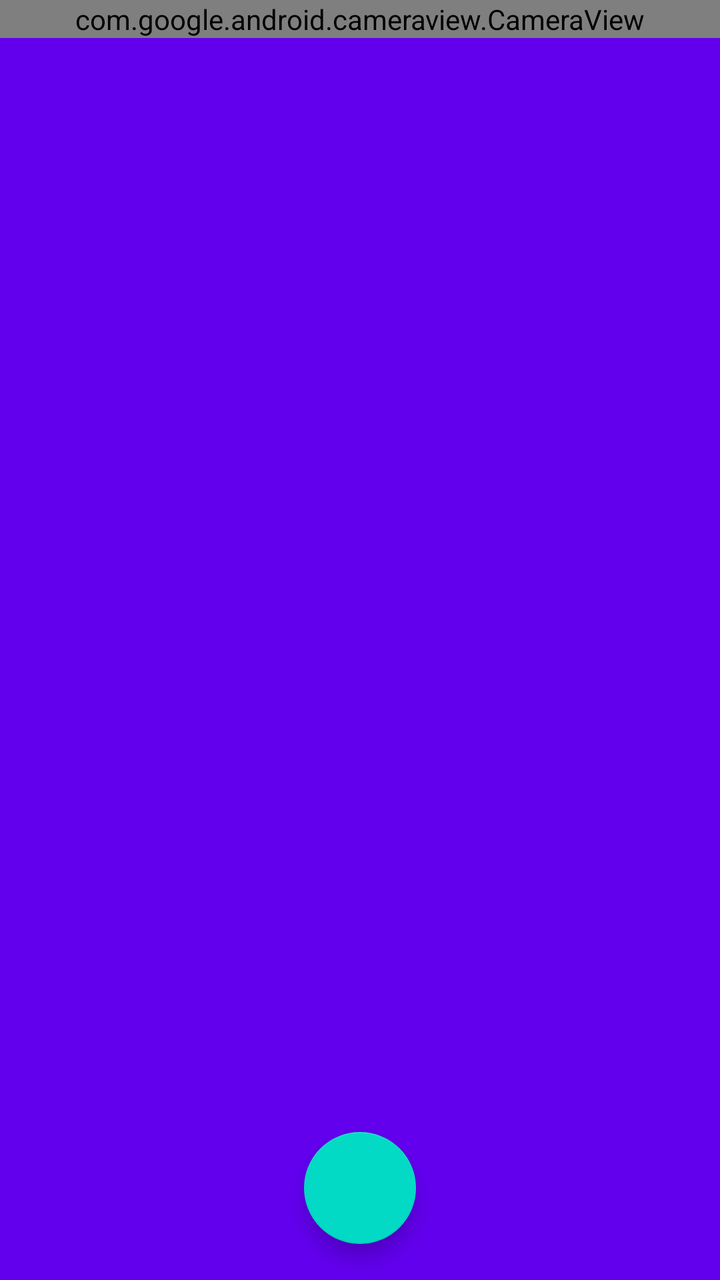
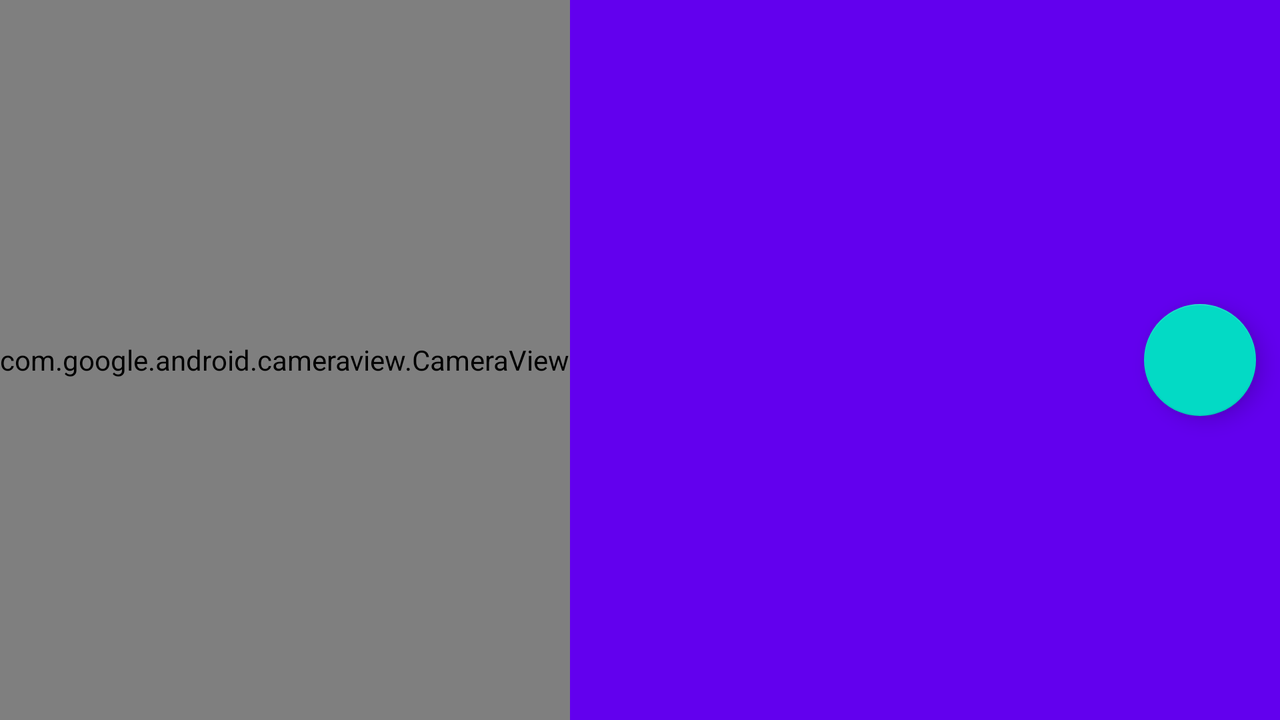

One screen, two layout resources from the same app: the default and the author's alternative for another configuration. Each is rendered where Android would select it; the XML of both is given below.
<!-- AndroidManifest.xml: application theme AppTheme -->
<!-- res/layout/activity_main.xml -->
<?xml version="1.0" encoding="utf-8"?>
<RelativeLayout xmlns:android="http://schemas.android.com/apk/res/android"
    xmlns:app="http://schemas.android.com/apk/res-auto"
    xmlns:tools="http://schemas.android.com/tools"
    android:id="@+id/root"
    android:layout_width="match_parent"
    android:layout_height="match_parent"
    android:background="@color/colorPrimary"
    tools:context=".activities.MainActivity">

    <com.google.android.cameraview.CameraView
        android:id="@+id/camera"
        android:layout_width="match_parent"
        android:layout_height="wrap_content"
        android:layout_alignParentLeft="true"
        android:layout_alignParentStart="true"
        android:layout_alignParentTop="true"
        android:adjustViewBounds="true"
        android:background="@android:color/black" />

    <android.support.v7.widget.Toolbar
        android:id="@+id/toolbar"
        android:layout_width="match_parent"
        android:layout_height="?attr/actionBarSize"
        android:layout_alignParentLeft="true"
        android:layout_alignParentStart="true"
        android:layout_alignParentTop="true" />

    <android.support.design.widget.FloatingActionButton
        android:id="@+id/take_picture"
        android:layout_width="wrap_content"
        android:layout_height="wrap_content"
        android:layout_alignParentBottom="true"
        android:layout_centerHorizontal="true"
        app:srcCompat="@drawable/ic_camera"
        app:useCompatPadding="true"
        tools:ignore="VectorDrawableCompat" />

</RelativeLayout>
<!-- resources referenced by this layout -->
<resources>
  <style name="AppTheme" parent="Theme.AppCompat.Light.NoActionBar">
          
          <item name="colorPrimary">@color/colorPrimary</item>
          <item name="colorPrimaryDark">@color/colorPrimaryDark</item>
          <item name="colorAccent">@color/colorAccent</item>
          <item name="android:textColorPrimary">@color/primaryText</item>
          <item name="android:textColorSecondary">@color/secondaryText</item>
      </style>
</resources>
<!-- res/layout-land/activity_main.xml (the author's variant of the layout above) -->
<!-- drawn on the phone turned sideways -->
<?xml version="1.0" encoding="utf-8"?>
<RelativeLayout xmlns:android="http://schemas.android.com/apk/res/android"
    xmlns:app="http://schemas.android.com/apk/res-auto"
    xmlns:tools="http://schemas.android.com/tools"
    android:id="@+id/root"
    android:layout_width="match_parent"
    android:layout_height="match_parent"
    android:background="@color/colorPrimary"
    tools:context=".activities.MainActivity">

    <com.google.android.cameraview.CameraView
        android:id="@+id/camera"
        android:layout_width="wrap_content"
        android:layout_height="match_parent"
        android:layout_alignParentLeft="true"
        android:layout_alignParentStart="true"
        android:layout_alignParentTop="true"
        android:adjustViewBounds="true"
        android:background="@android:color/black" />

    <android.support.v7.widget.Toolbar
        android:id="@+id/toolbar"
        android:layout_width="wrap_content"
        android:layout_height="?attr/actionBarSize"
        android:layout_alignEnd="@id/camera"
        android:layout_alignParentTop="true"
        android:layout_alignRight="@id/camera" />

    <android.support.design.widget.FloatingActionButton
        android:id="@+id/take_picture"
        android:layout_width="wrap_content"
        android:layout_height="wrap_content"
        android:layout_alignParentEnd="true"
        android:layout_alignParentRight="true"
        android:layout_centerVertical="true"
        app:srcCompat="@drawable/ic_camera"
        app:useCompatPadding="true"
        tools:ignore="RelativeOverlap,VectorDrawableCompat" />

</RelativeLayout>
